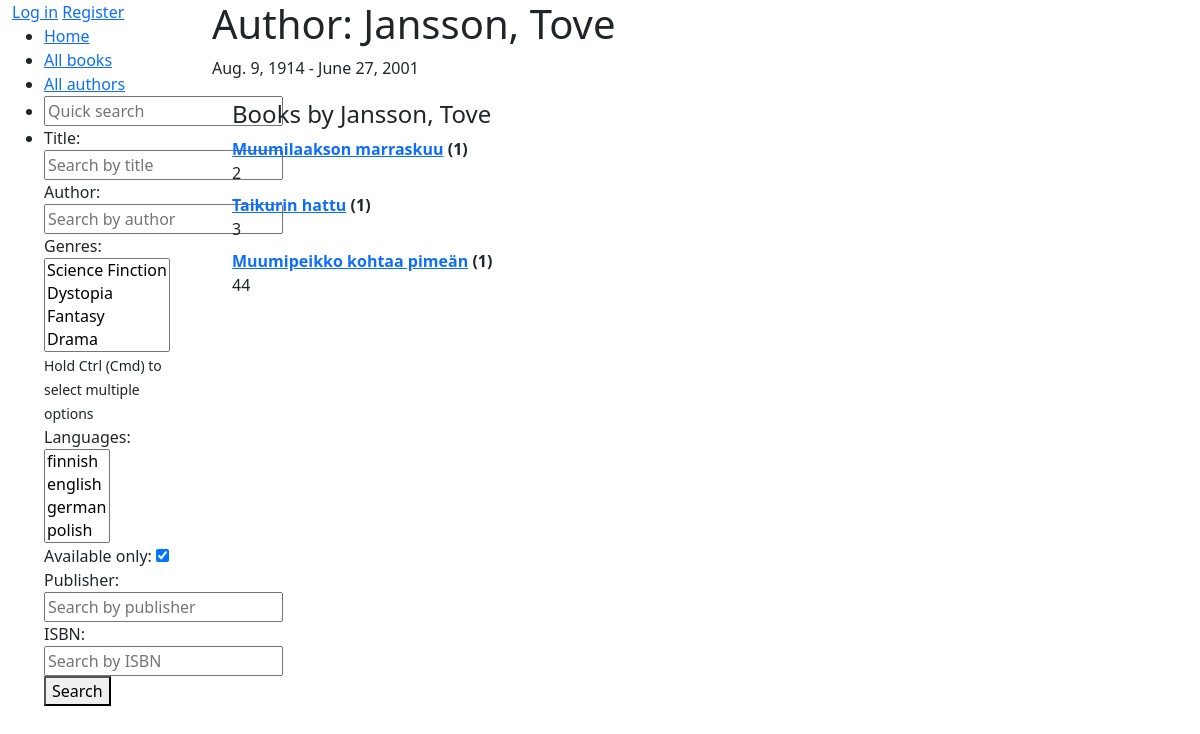
The app's page /author/1, older data.
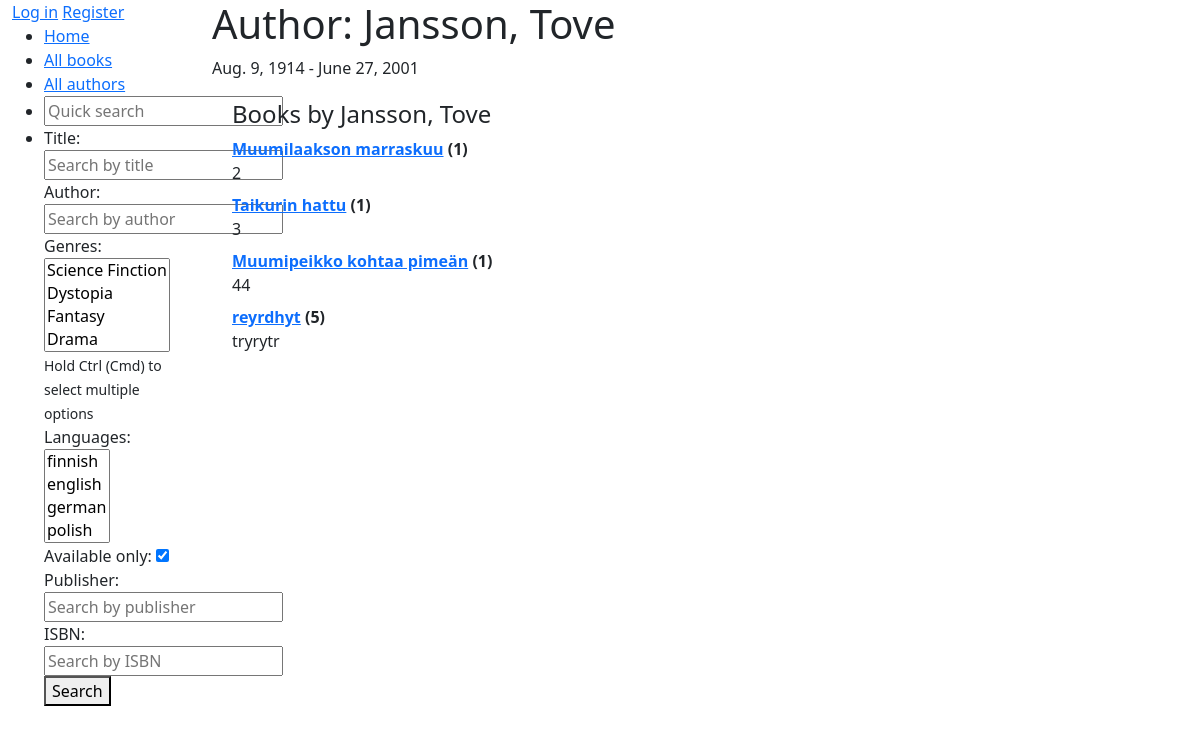
The same page, newer data.
### catalog/models.py (models this page shows, shortened)
class Book(models.Model):
    title = models.CharField(max_length=200)
    author = models.ForeignKey("Author", on_delete=models.RESTRICT, null=True)  # todo: handle > 1 authors
    summary = models.TextField(max_length=1000, help_text="Enter a brief description of the book.")
    isbn = models.CharField("ISBN",
                            max_length=13,
                            unique=True,
                            validators=[
                                RegexValidator(
                                    regex=r"^\d{10}(\d{3})?$",  # Matches ISBN-10 or ISBN-13
                                )
                            ])
    genre = models.ManyToManyField("Genre")  # fix: can select only 1
    language = models.ForeignKey("Language", on_delete=models.SET_NULL, null=True)  # todo: support multiple langs
    def __str__(self):
        return self.title
    def display_genre(self):
        """Display genre in admin"""
        return ", ".join(genre.name for genre in self.genre.all()[:3])
    display_genre.short_description = "Genre"

### catalog/views.py (the view)
# urls.py: path("author/<int:pk>", views.AuthorDetailView.as_view(), name="author-detail"),
class AuthorDetailView(DetailView):
    model = Author

### catalog/models.py (called while the page is built)
    def __str__(self):
        return f"{self.last_name}, {self.first_name}"

### catalog/templates/catalog/author_detail.html
{% extends "catalog/layout.html" %}
{% block content %}
    <h1>Author: {{ author }}</h1>
    <p>{{author.date_of_birth}} - {% if author.date_of_death %}{{author.date_of_death}}{% endif %}</p>
    <div style="margin-left:20px;margin-top:20px">
        <h4>Books by {{ author }}</h4>
        <dl>
        {% for book in author.book_set.all %}
            <dt><a href="{% url 'book-detail' book.pk %}">{{book}}</a> ({{book.bookinstance_set.all.count}})</dt>
            <dd>{{book.summary}}</dd>
        {% empty %}
            <p>This author has no books.</p>
        {% endfor %}
        </dl>
    </div>
{% endblock content %}

Row changes from the older to the newer data that the page shows:
added Book: title "reyrdhyt", bookinstance_set.all.count "5", summary "tryrytr"
